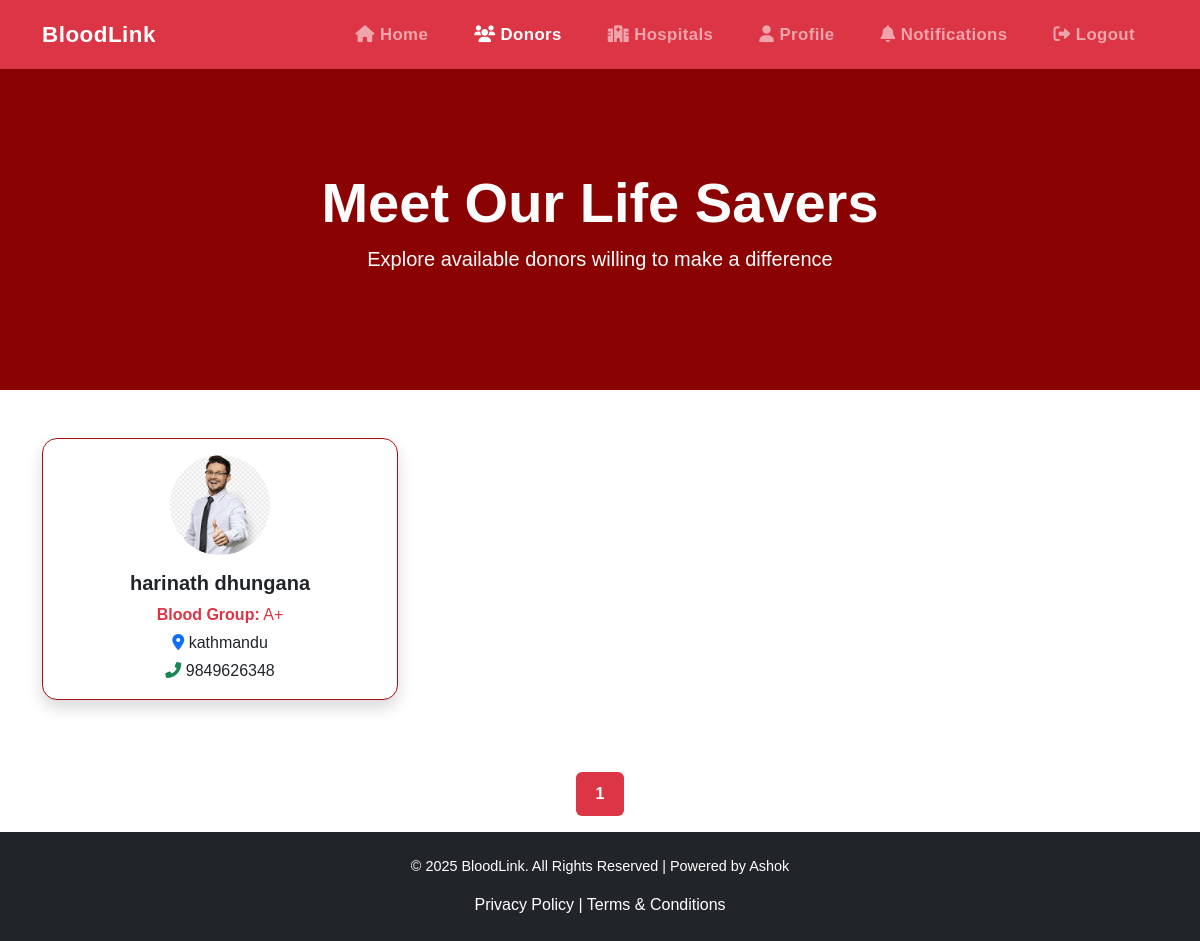
Page /BloodManagementSystem/donors/list_donors_for_seekers.php (signed in) on the committed database.
### tables this page shows
CREATE TABLE `donors` (
  `user_id` int(11) NOT NULL,
  `name` varchar(100) NOT NULL,
  `phone_number` varchar(15) DEFAULT NULL,
  `blood_group` varchar(5) NOT NULL,
  `city` varchar(100) NOT NULL,
  `profile_photo` varchar(255) DEFAULT NULL,
  `national_id_number` varchar(50) NOT NULL,
  `national_id_photo` varchar(255) DEFAULT NULL,
  `last_donation_date` date DEFAULT NULL,
  `availability` tinyint(1) DEFAULT 1,
  PRIMARY KEY (`user_id`),
  CONSTRAINT `donors_ibfk_1` FOREIGN KEY (`user_id`) REFERENCES `users` (`id`)
);

### BloodManagementSystem/donors/list_donors_for_seekers.php (the view, shortened to what this page needs)
<?php
include('../includes/db.php');
$limit = 9;
$page = isset($_GET['page']) ? (int)$_GET['page'] : 1;
$query = "SELECT name, phone_number, blood_group, city, profile_photo, availability
          FROM donors
          WHERE availability = 1
          ORDER BY name
          LIMIT 9";
$result = mysqli_query($conn, $query);
$total_query = mysqli_query($conn, "SELECT COUNT(*) AS total FROM donors");
$total_row = mysqli_fetch_assoc($total_query);
$total_donors = $total_row['total'];
$total_pages = ceil($total_donors / $limit);
?>
<!DOCTYPE html>
<html lang="en">
<head>
    <link href="https://cdn.jsdelivr.net/npm/bootstrap@5.3.0/dist/css/bootstrap.min.css" rel="stylesheet">
    <link href="https://cdnjs.cloudflare.com/ajax/libs/font-awesome/6.0.0/css/all.min.css" rel="stylesheet">
    <link href="../style.css" rel="stylesheet">
</head>
<body>
<nav class="navbar navbar-expand-lg navbar-dark bg-danger" >
    <div class="container">
        <a class="navbar-brand" href="../dashboard/seekerdash.php">BloodLink</a>
        <div class="collapse navbar-collapse justify-content-end custom-collapse" id="navbarNav">
            <ul class="navbar-nav">
                <li class="nav-item"><a class="nav-link " href="../dashboard/seekerdash.php"><i class="fas fa-home"></i> Home</a></li>
                    <li class="nav-item"><a class="nav-link active" href="../donors/list_donors_for_seekers.php"><i class="fas fa-users"></i> Donors</a></li>
                    <li class="nav-item"><a class="nav-link" href="../hospital/hospital_with_bloodstock.php"><i class="fas fa-hospital"></i> Hospitals</a></li>
                    <li class="nav-item"><a class="nav-link " href="../seekers/seeker_profile.php"><i class="fas fa-user"></i> Profile</a></li>
                    <li class="nav-item"><a class="nav-link" href="../notifications/notification_seeker.php"><i class="fas fa-bell"></i> Notifications</a></li>
                    <li class="nav-item"><a class="nav-link" href="../logout.php"><i class="fas fa-sign-out-alt"></i> Logout</a></li>
            </ul>
        </div>
    </div>
</nav>
<section class="hero d-flex align-items-center justify-content-center text-center">
    <div class="container">
        <h1 class="display-5 fw-bold">Meet Our Life Savers</h1>
        <p class="lead">Explore available donors willing to make a difference</p>
    </div>
</section>
<section class="donor-section py-5" >
    <div class="container">
        <div class="row g-4">
            <?php while ($row = mysqli_fetch_assoc($result)) {
                $photo = !empty($row['profile_photo']) ? $row['profile_photo'] : 'default.png'; ?>
                <div class="col-md-6 col-lg-4">
                    <div class="card donor-card custom-donor-card shadow h-100 text-center p-3">
                        <img src="../uploads/donor_photos/<?= $photo ?>" class="rounded-circle mx-auto mb-3" alt="Donor Photo" width="100" height="100">
                        <h5 class="fw-bold"><?= htmlspecialchars($row['name']) ?></h5>
                        <p class="mb-1 text-danger"><strong>Blood Group:</strong> <?= htmlspecialchars($row['blood_group']) ?></p>
                        <p class="mb-1">
                            <i class="fas fa-map-marker-alt text-primary"></i>
                            <a href="https://www.google.com/maps/search/<?= $row['city']?>" target="_blank" class="custom-text-link">
                                <?= $row['city'] ?>
                            </a>
                        </p>
                        <p class="mb-0">
                            <i class="fas fa-phone-alt text-success"></i>
                            <a href="tel:<?= $row['phone_number'] ?>" class="custom-text-link">
                                <?= $row['phone_number']  ?>
                            </a>
                        </p>
                    </div>
                </div>
            <?php } ?>
        </div>
    </div>
</section>
<nav aria-label="Donor page navigation" class="mt-4">
    <ul class="pagination justify-content-center">
        <?php for ($i = 1; $i <= $total_pages; $i++): ?>
            <li class="page-item <?= $i == $page ? 'active' : '' ?>">
                <a class="page-link  <?= $i == $page ?  'active-link bg-danger border-danger custom-btn' : '' ?>" href="?page=<?= $i ?>"><?= $i ?></a>
            </li>
        <?php endfor; ?>
    </ul>
</nav>
<footer class="bg-dark text-white text-center py-4 mt-3">
    <div class="container">
        <p>&copy; <?= date('Y') ?> BloodLink. All Rights Reserved | Powered by Ashok</p>
        <a href="#" class="text-white">Privacy Policy</a> | <a href="#" class="text-white">Terms & Conditions</a>
    </div>
</footer>
</body>
</html>

### BloodManagementSystem/style.css (style rules this page uses)
body { font-family: 'Arial', sans-serif; color: #070603; }
@media (min-width: 992px) { .navbar-nav .nav-link { margin: 0 15px; font-weight: 600; font-size: 1.05rem; letter-spacing: 0.4px; transition: color 0.3s ease; } }
.navbar { padding-top: 0.8rem; padding-bottom: 0.8rem; }
.navbar-brand { font-weight: 700; font-size: 1.4rem; letter-spacing: 0.5px; }
.hero { background: #8A0302; padding: 100px 0; color: #FCFCFC; }
.hero h1 { font-size: 3.5rem; font-weight: bold; }
.hero p { font-size: 1.25rem; }
footer { background-color: #070603; }
footer p { font-size: 0.9rem; }
footer a { color: #B79455; text-decoration: none; }
.custom-btn { color: #fff; border: none; padding: 0.1rem 0.3rem; border-radius: 0.4rem; transition: all 0.3s ease; font-weight: 500; text-decoration: none; display: inline-block; }
.custom-btn { background-color: #a41214; color: #fff; border: none; padding: 0.6rem 1.2rem; font-weight: 600; border-radius: 0.5rem; transition: background-color 0.3s ease, color 0.3s ease; }
.custom-donor-card { border: 2px solid #a41214 !important; border-radius: 15px; transition: box-shadow 0.3s ease; }
.custom-text-link { color: #212529; text-decoration: none; transition: color 0.2s ease; }

### BloodManagementSystem/donors/list_donors_for_seekers.php (style rules this page uses)
.custom-donor-card { border: 1px solid #a41214 !important; border-radius: 15px; transition: box-shadow 0.3s ease; }
.custom-text-link { color: #212529; text-decoration: none; transition: color 0.2s ease, text-decoration 0.2s ease; }

### rows in the picture
donors: profile_photo (picture), name "harinath dhungana", blood_group "A+", city "kathmandu", phone_number "9849626348"
